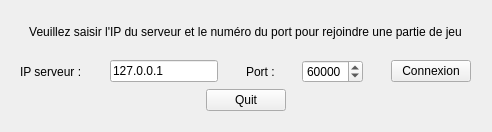
<?xml version="1.0" encoding="UTF-8"?>
<ui version="4.0">
 <class>JoinParty</class>
 <widget class="QWidget" name="JoinParty">
  <property name="geometry">
   <rect>
    <x>0</x>
    <y>0</y>
    <width>492</width>
    <height>132</height>
   </rect>
  </property>
  <property name="windowTitle">
   <string>Form</string>
  </property>
  <widget class="QWidget" name="verticalLayoutWidget">
   <property name="geometry">
    <rect>
     <x>20</x>
     <y>10</y>
     <width>451</width>
     <height>111</height>
    </rect>
   </property>
   <layout class="QVBoxLayout" name="verticalLayout">
    <item>
     <widget class="QLabel" name="label_3">
      <property name="text">
       <string>Veuillez saisir l'IP du serveur et le numéro du port pour rejoindre une partie de jeu</string>
      </property>
      <property name="alignment">
       <set>Qt::AlignCenter</set>
      </property>
     </widget>
    </item>
    <item>
     <layout class="QHBoxLayout" name="horizontalLayout">
      <item>
       <widget class="QLabel" name="label">
        <property name="text">
         <string>IP serveur :</string>
        </property>
       </widget>
      </item>
      <item>
       <spacer name="horizontalSpacer">
        <property name="orientation">
         <enum>Qt::Horizontal</enum>
        </property>
        <property name="sizeHint" stdset="0">
         <size>
          <width>10</width>
          <height>20</height>
         </size>
        </property>
       </spacer>
      </item>
      <item>
       <widget class="QLineEdit" name="lineEditIPServer">
        <property name="text">
         <string extracomment="Veuilez saisir l'IP du serveur">127.0.0.1</string>
        </property>
       </widget>
      </item>
      <item>
       <spacer name="horizontalSpacer_2">
        <property name="orientation">
         <enum>Qt::Horizontal</enum>
        </property>
        <property name="sizeHint" stdset="0">
         <size>
          <width>20</width>
          <height>20</height>
         </size>
        </property>
       </spacer>
      </item>
      <item>
       <widget class="QLabel" name="label_2">
        <property name="text">
         <string>Port :</string>
        </property>
       </widget>
      </item>
      <item>
       <spacer name="horizontalSpacer_3">
        <property name="orientation">
         <enum>Qt::Horizontal</enum>
        </property>
        <property name="sizeHint" stdset="0">
         <size>
          <width>10</width>
          <height>20</height>
         </size>
        </property>
       </spacer>
      </item>
      <item>
       <widget class="QSpinBox" name="spinBoxPortListen">
        <property name="maximum">
         <number>65500</number>
        </property>
        <property name="value">
         <number>60000</number>
        </property>
       </widget>
      </item>
      <item>
       <spacer name="horizontalSpacer_4">
        <property name="orientation">
         <enum>Qt::Horizontal</enum>
        </property>
        <property name="sizeHint" stdset="0">
         <size>
          <width>20</width>
          <height>20</height>
         </size>
        </property>
       </spacer>
      </item>
      <item>
       <widget class="QPushButton" name="btJointParty">
        <property name="text">
         <string>Connexion</string>
        </property>
       </widget>
      </item>
     </layout>
    </item>
    <item>
     <layout class="QHBoxLayout" name="horizontalLayout_2">
      <item>
       <spacer name="horizontalSpacer_5">
        <property name="orientation">
         <enum>Qt::Horizontal</enum>
        </property>
        <property name="sizeHint" stdset="0">
         <size>
          <width>40</width>
          <height>20</height>
         </size>
        </property>
       </spacer>
      </item>
      <item>
       <widget class="QPushButton" name="btQuitParty">
        <property name="text">
         <string>Quit</string>
        </property>
       </widget>
      </item>
      <item>
       <spacer name="horizontalSpacer_6">
        <property name="orientation">
         <enum>Qt::Horizontal</enum>
        </property>
        <property name="sizeHint" stdset="0">
         <size>
          <width>40</width>
          <height>20</height>
         </size>
        </property>
       </spacer>
      </item>
     </layout>
    </item>
    <item>
     <spacer name="horizontalSpacer_7">
      <property name="orientation">
       <enum>Qt::Horizontal</enum>
      </property>
      <property name="sizeHint" stdset="0">
       <size>
        <width>40</width>
        <height>10</height>
       </size>
      </property>
     </spacer>
    </item>
   </layout>
  </widget>
 </widget>
 <resources/>
 <connections/>
</ui>
